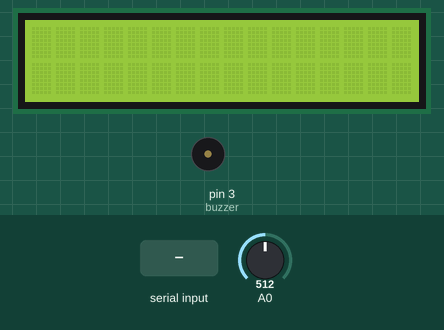
A sketch run on a simulated Arduino Uno, built with avr-gcc and run on an emulated ATmega328P. Shown: 16×2 character LCD, buzzer (waves = sounding). Inputs (shaded band) come from the test bench; at power-on: A0 = 512. What the sketch prints to the serial monitor is not drawn.

Above: at 1.0 s.
1.1 s: "{" received over Serial
3.6 s: "1" received over Serial
At 5.5 s:
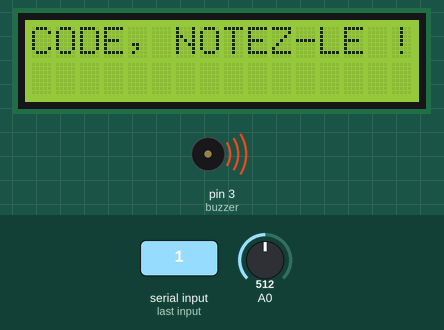
At 8.73 s:
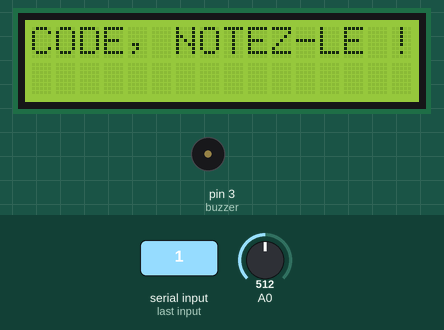
Timing chart, 0 to 12.6 s (numbered marks = the images above; inputs shaded):
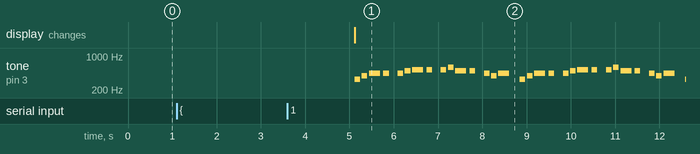

The sketch:

arduino.ino
```cpp
// ecran
#include "Wire.h"
#include "LiquidCrystal_I2C.h"
LiquidCrystal_I2C LCD(0x27,16,2);

//music
const int buzzer = 3;

#define NOTE_AS3 233
#define NOTE_C4  262
#define NOTE_CS4 277
#define NOTE_D4  294
#define NOTE_DS4 311
#define NOTE_E4  330
#define NOTE_F4  349
#define NOTE_FS4 370
#define NOTE_G4  392
#define NOTE_GS4 415
#define NOTE_A4  440
#define NOTE_AS4 466
#define NOTE_B4  494
#define NOTE_C5  523
#define NOTE_CS5 554
#define NOTE_D5  587
#define NOTE_DS5 622
#define NOTE_E5  659
#define NOTE_F5  698
#define NOTE_FS5 740
#define NOTE_G5  784
#define NOTE_A5  880
#define REST     0

//music 0 : pirate
int notesM0[] = {
  NOTE_E4, NOTE_G4, NOTE_A4, NOTE_A4, 0,
  NOTE_A4, NOTE_B4, NOTE_C5, NOTE_C5, 0,
  NOTE_C5, NOTE_D5, NOTE_B4, NOTE_B4, 0,
  NOTE_A4, NOTE_G4, NOTE_A4, 0,

  NOTE_E4, NOTE_G4, NOTE_A4, NOTE_A4, 0,
  NOTE_A4, NOTE_B4, NOTE_C5, NOTE_C5, 0,
  NOTE_C5, NOTE_D5, NOTE_B4, NOTE_B4, 0,
  NOTE_A4, NOTE_G4, NOTE_A4, 0,

  NOTE_E4, NOTE_G4, NOTE_A4, NOTE_A4, 0,
  NOTE_A4, NOTE_C5, NOTE_D5, NOTE_D5, 0,
  NOTE_D5, NOTE_E5, NOTE_F5, NOTE_F5, 0,
  NOTE_E5, NOTE_D5, NOTE_E5, NOTE_A4, 0,

  NOTE_A4, NOTE_B4, NOTE_C5, NOTE_C5, 0,
  NOTE_D5, NOTE_E5, NOTE_A4, 0,
  NOTE_A4, NOTE_C5, NOTE_B4, NOTE_B4, 0,
  NOTE_C5, NOTE_A4, NOTE_B4, 0
};

int durationM0[] =
{
  8, 8, 4, 8, 8,
  8, 8, 4, 8, 8,
  8, 8, 4, 8, 8,
  8, 8, 4, 8,

  8, 8, 4, 8, 8,
  8, 8, 4, 8, 8,
  8, 8, 4, 8, 8,
  8, 8, 4, 8,

  8, 8, 4, 8, 8,
  8, 8, 4, 8, 8,
  8, 8, 4, 8, 8,
  8, 8, 8, 4, 8,

  8, 8, 4, 8, 8,
  4, 8, 4, 8,
  8, 8, 4, 8, 8,
  8, 8, 4, 4
};

//music 1 : harry potter
int notesM1[] = {

  REST, NOTE_D4,
  NOTE_G4, NOTE_AS4, NOTE_A4,
  NOTE_G4, NOTE_D5,
  NOTE_C5,
  NOTE_A4,
  NOTE_G4, NOTE_AS4, NOTE_A4,
  NOTE_F4, NOTE_GS4,
  NOTE_D4,
  NOTE_D4,

  NOTE_G4, NOTE_AS4, NOTE_A4,
  NOTE_G4, NOTE_D5,
  NOTE_F5, NOTE_E5,
  NOTE_DS5, NOTE_B4,
  NOTE_DS5, NOTE_D5, NOTE_CS5,
  NOTE_CS4, NOTE_B4,
  NOTE_G4
};

int durationM1[] = {
  2, 4,
  4, 8, 4,
  2, 4,
  2,
  2,
  4, 8, 4,
  2, 4,
  1,
  4,

  4, 8, 4,
  2, 4,
  2, 4,
  2, 4,
  4, 8, 4,
  2, 4,
  1
};

//music 2 : mario
int notesM2[] = {
  NOTE_E5, NOTE_E5, REST, NOTE_E5, REST, NOTE_C5, NOTE_E5,
  NOTE_G5, REST, NOTE_G4, REST,
  NOTE_C5, NOTE_G4, REST, NOTE_E4,
  NOTE_A4, NOTE_B4, NOTE_AS4, NOTE_A4,
  NOTE_G4, NOTE_E5, NOTE_G5, NOTE_A5, NOTE_F5, NOTE_G5,
  REST, NOTE_E5,NOTE_C5, NOTE_D5, NOTE_B4,
  NOTE_C5, NOTE_G4, REST, NOTE_E4,
  NOTE_A4, NOTE_B4, NOTE_AS4, NOTE_A4,
  NOTE_G4, NOTE_E5, NOTE_G5, NOTE_A5, NOTE_F5, NOTE_G5,
  REST, NOTE_E5,NOTE_C5, NOTE_D5, NOTE_B4,

  REST, NOTE_G5, NOTE_FS5, NOTE_F5, NOTE_DS5, NOTE_E5,
  REST, NOTE_GS4, NOTE_A4, NOTE_C4, REST, NOTE_A4, NOTE_C5, NOTE_D5,
  REST, NOTE_DS5, REST, NOTE_D5,
  NOTE_C5, REST
};

int durationM2[] = {
  8, 8, 8, 8, 8, 8, 8,
  4, 4, 8, 4,
  4, 8, 4, 4,
  4, 4, 8, 4,
  8, 8, 8, 4, 8, 8,
  8, 4,8, 8, 4,
  4, 8, 4, 4,
  4, 4, 8, 4,
  8, 8, 8, 4, 8, 8,
  8, 4, 8, 8, 4,


  4, 8, 8, 8, 4, 8,
  8, 8, 8, 8, 8, 8, 8, 8,
  4, 4, 8, 4,
  2, 2
};

//music 3 : happy_birthday
int notesM3[] = {
  NOTE_C4, NOTE_C4,
  NOTE_D4, NOTE_C4, NOTE_F4,
  NOTE_E4, NOTE_C4, NOTE_C4,
  NOTE_D4, NOTE_C4, NOTE_G4,
  NOTE_F4, NOTE_C4, NOTE_C4,

  NOTE_C5, NOTE_A4, NOTE_F4,
  NOTE_E4, NOTE_D4, NOTE_AS4, NOTE_AS4,
  NOTE_A4, NOTE_F4, NOTE_G4,
  NOTE_F4
};

int durationM3[] = {
  4, 8,
  4, 4, 4,
  2, 4, 8,
  4, 4, 4,
  2, 4, 8,

  4, 4, 4,
  4, 4, 4, 8,
  4, 4, 4,
  2
};

// Varibles
String data;
bool receivedJson = false;
float temperature;
int music;
String bottleCode;
int countNbTemperature = 0;

// function vérifier temperature
void checkT(){
  // Convert analog value of A0 port into digital value
  int adcVal = analogRead(A0);
  // Calculate voltage
  float v = adcVal * 3.3 / 1024;
  // Calculate resistance value of thermistor
  float Rt = 10 * v / (3.3 - v);
  // Calculate temperature (Kelvin)
  float tempK = 1 / (log(Rt / 10) / 3950 + 1 / (273.15 + 25));
  // Calculate temperature (Celsius)
  float tempC = tempK - 273.15;

  Serial.println(tempC);
  if (tempC < temperature){
    countNbTemperature++;
    if(countNbTemperature == 4){
      activeBottle();
      countNbTemperature = 0;
    }
  }else{
    countNbTemperature = 0;
  }
  delay(1000);
}

// function active bottle
void activeBottle(){
  //ecran
  LCD.setCursor(0,0);
  LCD.print("CODE, NOTEZ-LE !");
  LCD.setCursor(6,1);
  LCD.print(bottleCode);

  //musique
  int size;
  if(music == 0){
    size = sizeof(durationM0) / sizeof(int);
    for (int i = 0; i < size; i++)
    {
      int duration = 1000 / durationM0[i];
      tone(buzzer,notesM0[i],duration);
      delay(duration * 1.3);
    }
  } else if (music == 1) {
    size = sizeof(durationM1) / sizeof(int);
    for (int i = 0; i < size; i++)
    {
      int duration = 1000 / durationM1[i];
      tone(buzzer,notesM1[i],duration);
      delay(duration * 1.3);
    }
  } else if (music == 2) {
    size = sizeof(durationM2) / sizeof(int);
    for (int i = 0; i < size; i++)
    {
      int duration = 1000 / durationM2[i];
      tone(buzzer,notesM2[i],duration);
      delay(duration * 1.3);
    }
  } else if (music == 3) {
    size = sizeof(durationM3) / sizeof(int);
    for (int i = 0; i < size; i++)
    {
      int duration = 1000 / durationM3[i];
      tone(buzzer,notesM3[i],duration);
      delay(duration * 1.3);
    }
  }

  delay(20000); // fait une pause de 20 secondes
  LCD.clear();
}

void setup() {
  Serial.begin(9600);

  //musique
  pinMode(buzzer, OUTPUT);
  digitalWrite(buzzer, LOW);

  //ecran
  LCD.init();
  LCD.backlight();

  // setup mes values
  while(!receivedJson) {
    if (Serial.available()) {
      data = Serial.readString();
      // Serial.println(data);
      if (data.indexOf("{") != -1) { // Vérifier si le JSON est reçu
        receivedJson = true;

        int musicPos = data.indexOf("\"music\":");
        int musicEndPos = data.indexOf(",", musicPos);
        String musicStr = data.substring(musicPos + strlen("\"music\":"), musicEndPos);
        music = musicStr.toInt();

        int temperaturePos = data.indexOf("\"temperature\":");
        int temperatureEndPos = data.indexOf(",", temperaturePos);
        String temperatu0r = data.substring(temperaturePos + strlen("\"temperature\":"), temperatureEndPos);
        temperature = temperatu0r.toFloat();

        int bottleCodePos = data.indexOf("\"bottleCode\":");
        int bottleCodeEndPos = data.indexOf(",", bottleCodePos);
        bottleCode = data.substring(bottleCodePos + strlen("\"bottleCode\":") + 1, bottleCodeEndPos - 1);

        // Afficher les valeurs extraites
        Serial.print("music: ");
        Serial.println(music);
        Serial.print("temperature: ");
        Serial.println(temperature);
        Serial.print("bottleCode: ");
        Serial.println(bottleCode);
      }
    }
  }
}

void loop() {
  if (Serial.available()) {
    data = Serial.readString();
    Serial.println(data);
    if (data == "1") {
      activeBottle();
    }
  }
  checkT();
}
```

Measured:
- after the input at 1.1 s, every drawn part: stays the same
- after the input at 3.6 s, tone on pin 3 (buzzer): plays 330 Hz for 0.13 s, 392 Hz for 0.13 s, 440 Hz for 0.25 s, 440 Hz for 0.13 s, 440 Hz for 0.13 s, 494 Hz for 0.13 s … (31 notes in this stretch), starting after 1.5 s; the display: changes after 1.5 s (image 1)
